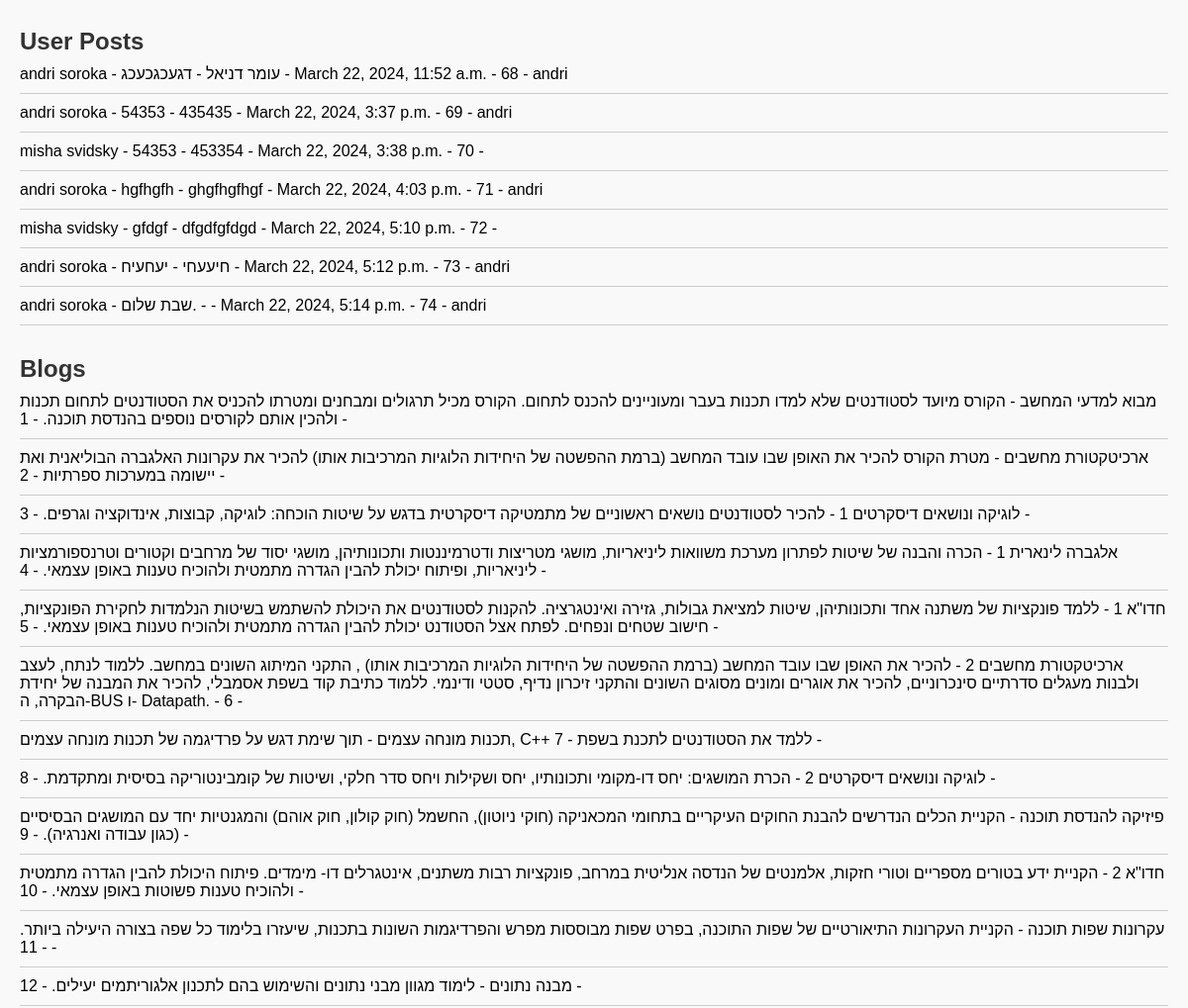
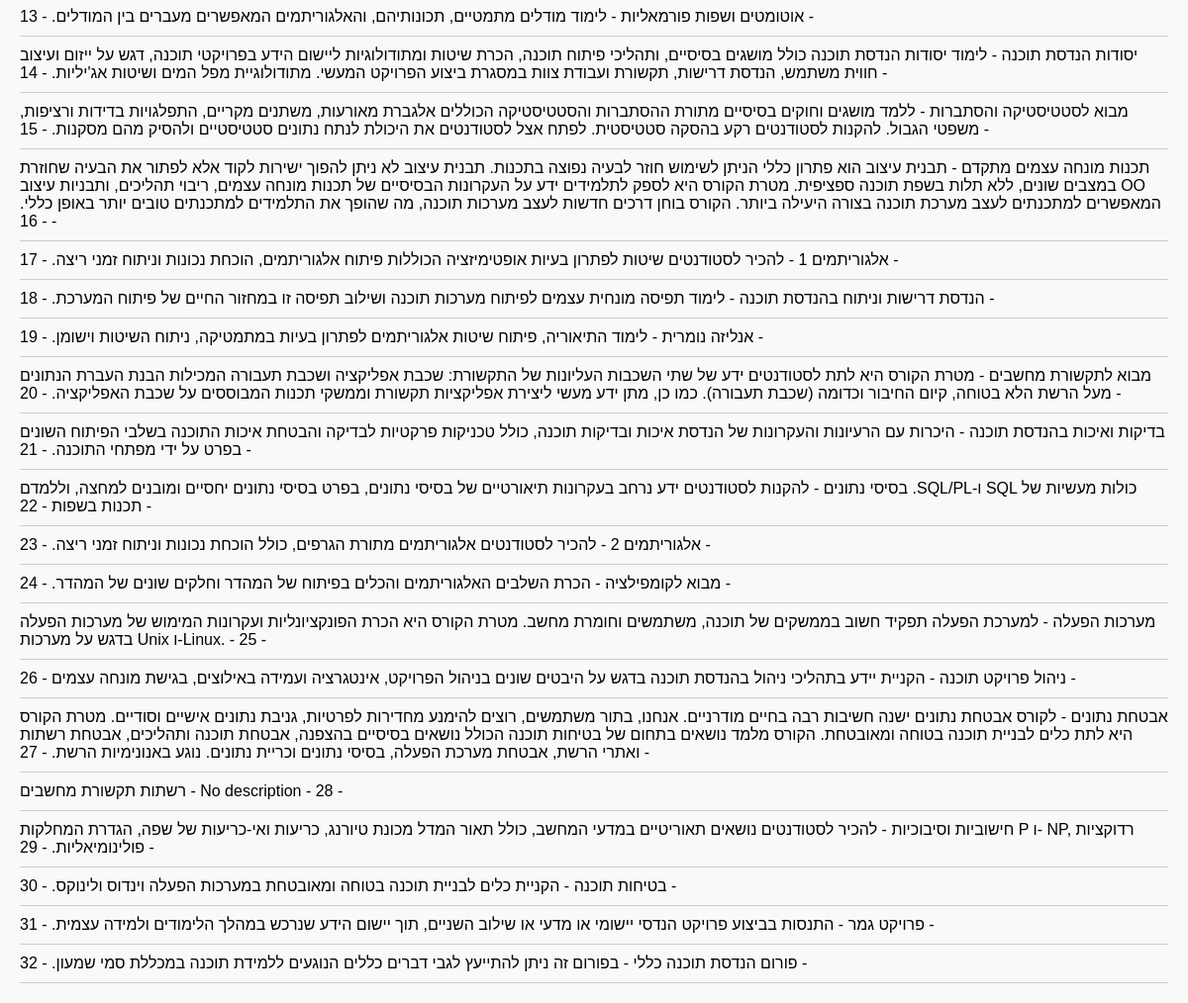
/data/ (lower part), run on an earlier commit of the app's database (2 pictures, top to bottom).
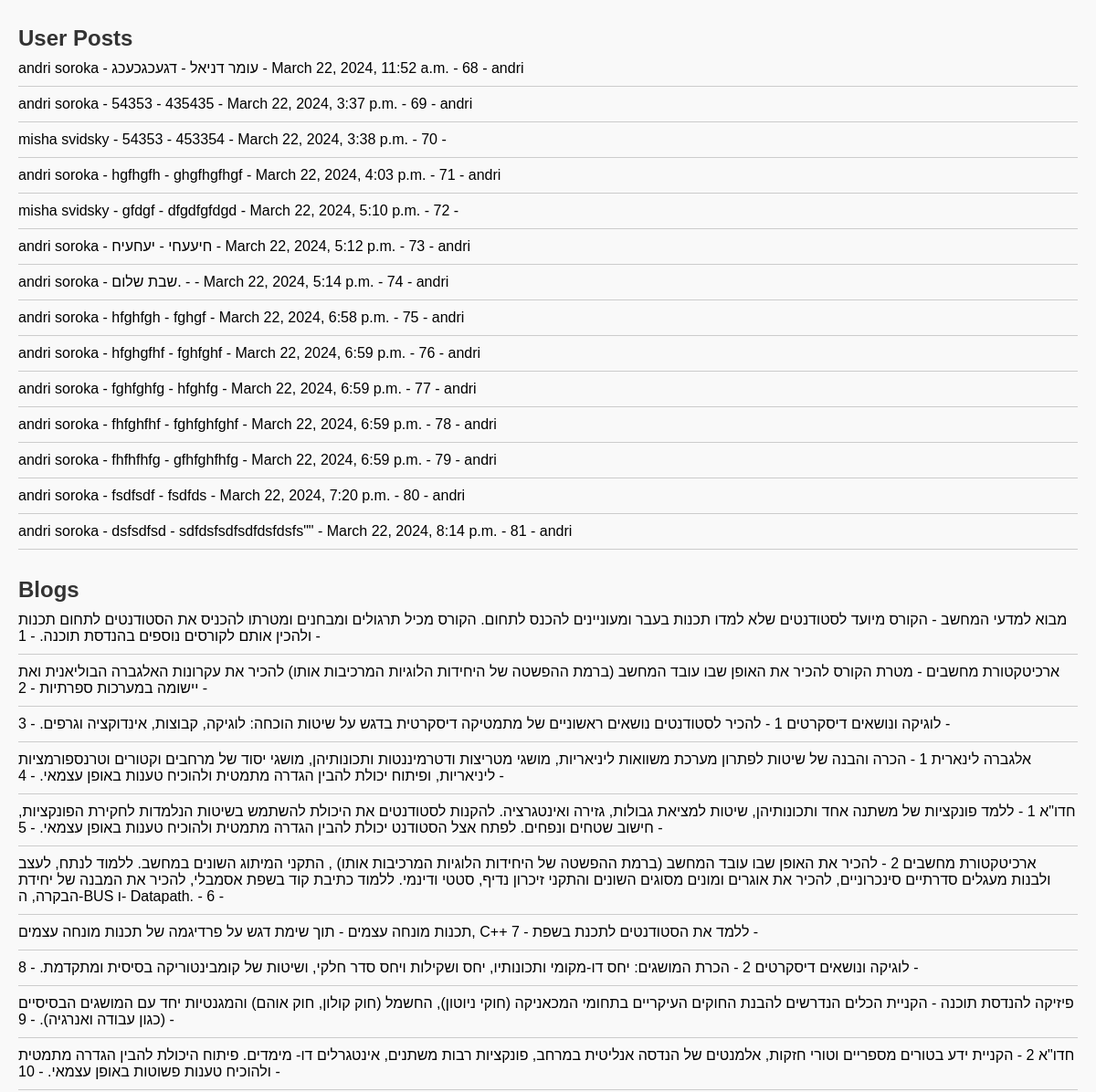
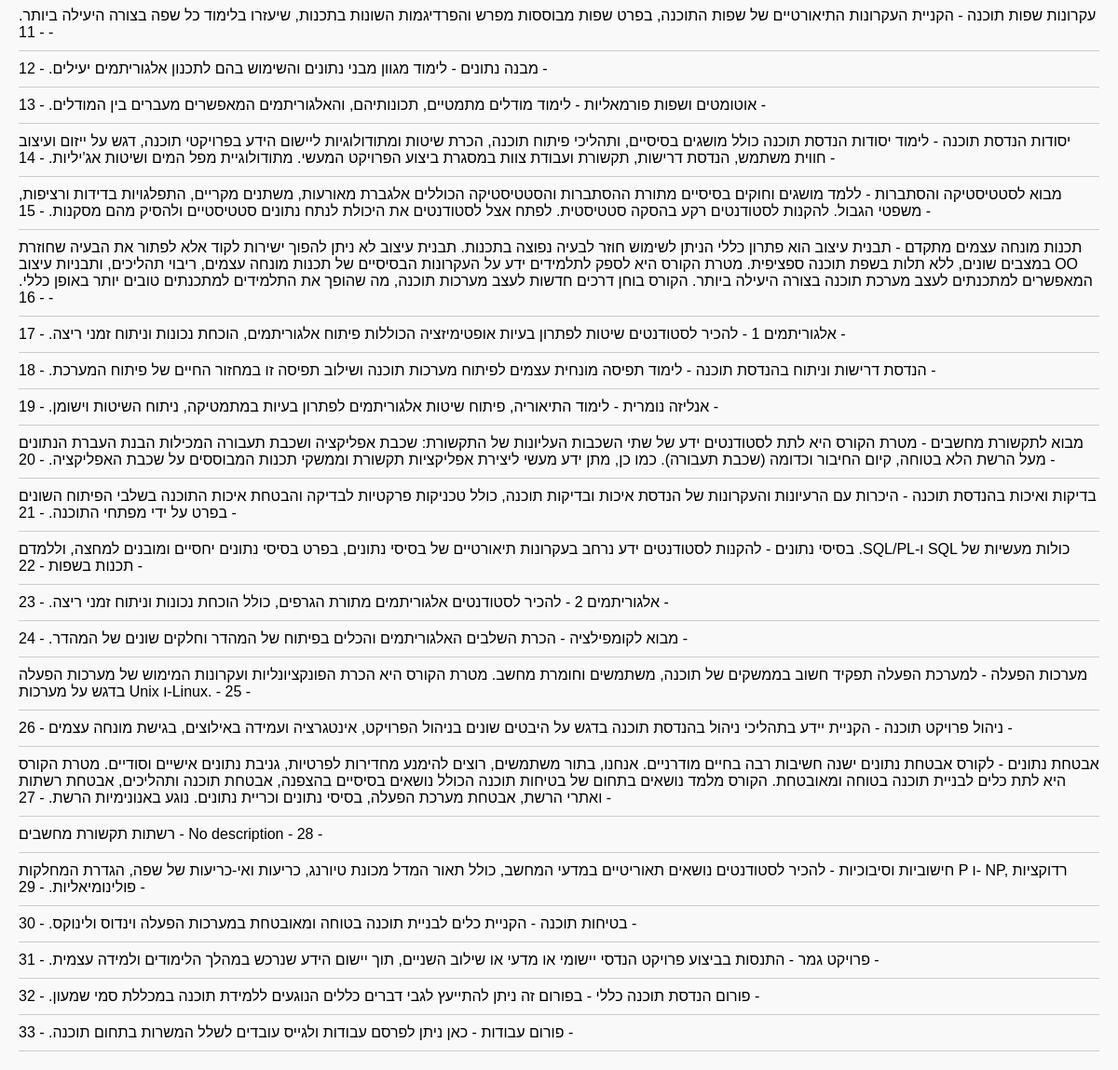
And on a later commit of the database (2 pictures, top to bottom).
### S4S/models.py (models this page shows, shortened)
class Post2(models.Model):
    title = models.CharField(max_length=100)
    user_name = models.CharField(default="none", max_length=100)
    content = models.TextField()
    date_posted = models.DateTimeField(default=timezone.now)
    blog = models.ForeignKey('Blog', on_delete=models.CASCADE, null=True)
    candidate = models.ForeignKey('Candidate', on_delete=models.CASCADE, null=True, blank=True)
    student = models.ForeignKey('Student', on_delete=models.CASCADE, null=True, blank=True)
    graduate = models.ForeignKey('Graduate', on_delete=models.CASCADE, null=True, blank=True)
    likes_count = models.IntegerField(default=0)
    comment_count = models.IntegerField(default=0)

class Candidate(models.Model):
    first_name = models.CharField(max_length=100)
    last_name = models.CharField(max_length=100)
    email = models.EmailField(max_length=254)
    password = models.CharField(max_length=100)

class Blog(models.Model):
    title = models.CharField(max_length=100)
    description = models.TextField(default='No description')

### S4S/DataVisuals.py (the view)
# urls.py: path('data/', DataVisuals.display_data, name='data'),
def display_data(request):
    candidates = Candidate.objects.all()
    students = Student.objects.all()
    graduates = Graduate.objects.all()
    posts = Post.objects.all()
    posts2 = Post2.objects.all()
    blogs = Blog.objects.all()
    return render(request, 'display_data.html', {'candidates': candidates, 'students': students,
                                                 'graduates': graduates, 'posts': posts, 'posts2': posts2 , 'blogs': blogs } )

### templates/display_data.html (shortened to what this page needs)
<!DOCTYPE html>
<html lang="en">
<head>
</head>
<body>
    <h1>User Posts</h1>
    <ul>
        {% for post2 in posts2 %}
        <li>{{ post2.user_name }} - {{ post2.title }} - {{ post2.content }}
            - {{ post2.date_posted }} - {{ post2.id }} - {{ post2.candidate.first_name }}</li>
        {% endfor %}
    </ul>
 <h1>Blogs</h1>
    <ul>
        {% for blog in blogs %}
        <li>{{ blog.title }} - {{ blog.description }} - {{ blog.id }} - </li>
        {% endfor %}
    </ul>
</body>
</html>

What changed in the data, as far as the page shows it:
added Post2: user_name "andri soroka", title "hfghfgh", content "fghgf", date_posted "March 22, 2024, 6:58 p.m.", id "75", candidate.first_name "andri"
added Post2: user_name "andri soroka", title "hfghgfhf", content "fghfghf", date_posted "March 22, 2024, 6:59 p.m.", id "76", candidate.first_name "andri"
added Post2: user_name "andri soroka", title "fghfghfg", content "hfghfg", date_posted "March 22, 2024, 6:59 p.m.", id "77", candidate.first_name "andri"
added Post2: user_name "andri soroka", title "fhfghfhf", content "fghfghfghf", date_posted "March 22, 2024, 6:59 p.m.", id "78", candidate.first_name "andri"
added Post2: user_name "andri soroka", title "fhfhfhfg", content "gfhfghfhfg", date_posted "March 22, 2024, 6:59 p.m.", id "79", candidate.first_name "andri"
added Post2: user_name "andri soroka", title "fsdfsdf", content "fsdfds", date_posted "March 22, 2024, 7:20 p.m.", id "80", candidate.first_name "andri"
added Post2: user_name "andri soroka", title "dsfsdfsd", content "sdfdsfsdfsdfdsfdsfs\"\"", date_posted "March 22, 2024, 8:14 p.m.", id "81", candidate.first_name "andri"
added Blog: title "פורום עבודות", description "כאן ניתן לפרסם עבודות ולגייס עובדים לשלל המשרות בתחום תוכנה.", id "33"
